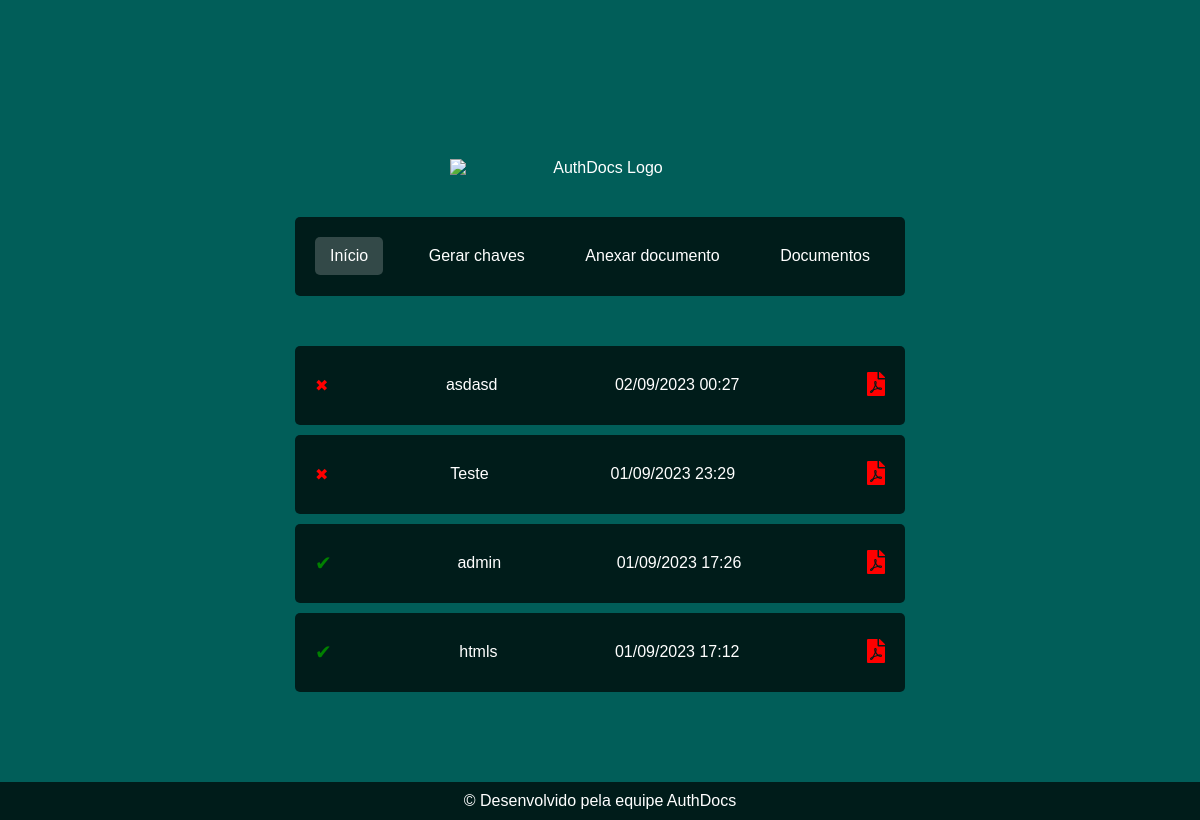
The page /inicio/ (signed in) on the database its author committed.
### funchash/models.py (models this page shows)
class Documento(models.Model):
    usuario = models.ForeignKey(User, on_delete=models.CASCADE)
    nome = models.CharField(max_length=100)
    arquivo = models.FileField(upload_to='documentos/')
    assinatura = models.TextField(null=True, blank=True)
    conteudo_hash = models.BinaryField(null=True, blank=True)
    data_anexo = models.DateTimeField(auto_now_add=True)
    data_assinatura = models.DateTimeField(null=True, blank=True)

### funchash/views.py (the view)
# urls.py: path('inicio/', inicio, name="inicio"),
@login_required
def inicio(request):
    user = request.user
    chave_obj, created = Chaves.objects.get_or_create(user=user)
    if not chave_obj.chave_publica or not chave_obj.chave_privada:
        chaves = gera_chaves()
        chave_obj.chave_publica = chaves['chave_publica']
        chave_obj.chave_privada = chaves['chave_privada']
        chave_obj.save()
    documentos = Documento.objects.all().order_by('-data_anexo')
    user_documentos = Documento.objects.filter(
        Q(usuario=request.user)
    ).order_by('-data_anexo')
    chaves_usuario = Chaves.objects.get(user=request.user)
    if request.method == 'POST':
        form = DocumentoForm(request.POST, request.FILES)
        if form.is_valid():
            documento = form.save(commit=False)
            documento.usuario = request.user
            documento.save()
    else:
        form = DocumentoForm()
    return render(request, template_name='base/inicio.html', context={'documentos':documentos, 'user_documentos': user_documentos, 'chaves_usuario': chaves_usuario, 'form': form})

### funchash/templates/base/Inicio.html (shortened to what this page needs)
<!DOCTYPE html>
<html lang="pt-br">
<head>
    <link rel="stylesheet" href="https://cdnjs.cloudflare.com/ajax/libs/font-awesome/5.15.1/css/all.min.css">
</head>
<body class="center-content">
    <img src="https://i.imgur.com/ZvEgmfo.png" alt="AuthDocs Logo" class="logo">
    <div class="menu">
        <a href="#" id="inicio" class="active">Início</a>
        <a href="#" id="gerarChaves">Gerar chaves</a>
        <a href="#" id="assinarDocumento">Anexar documento</a>
        <a href="#" id="documentos">Documentos</a>
    </div>
    <div class="content">
        <div class="inicio-content">
            <div class="documents">
              {% if documentos %}
              {% for documento in documentos %}
                {% if documento.data_assinatura != None %}
                  <div class="document">
                      <span class="verified-icon">&#x2714;</span>
                      <span>{{documento.nome}}</span>
                      <span>{{documento.data_anexo|date:"d/m/Y H:i"}}</span>
                      <a href="#" class="pdf-icon" title="Download PDF"><i class="fas fa-file-pdf"></i></a>
                  </div>
                {% else %}
                  <div class="document">
                    <span class="unverified-icon" style="color: red;">&#10006;</span>
                    <span>{{documento.nome}}</span>
                    <span>{{documento.data_anexo|date:"d/m/Y H:i"}}</span>
                    <a href="#" class="pdf-icon" title="Download PDF"><i class="fas fa-file-pdf"></i></a>
                  </div>
                {% endif %}
              {% endfor %}
              {% else %}
            <div class="document">
              <span class="unverified-icon" style="color: red;">&#10006;</span>
              <span>Ainda não existe nenhum documento</span>
              <a href="#" class="pdf-icon" title="Download PDF"><i class="fas fa-file-pdf"></i></a>
            </div>
            {% endif %}
            </div>
        </div>
    </div>
    <footer>
        &copy; Desenvolvido pela equipe AuthDocs
    </footer>
</body>
</html>

### funchash/templates/base/Inicio.html (style rules this page uses)
body { font-family: Arial, sans-serif; text-align: center; margin: 0; background-color: #015e59; color: white; display: flex; justify-content: flex-start; align-items: center; height: 100vh; flex-direction: column; padding-top: 20px; }
img.logo { width: 300px; display: block; margin: 20px auto; }
.menu, .key-menu { display: flex; justify-content: space-between; align-items: center; gap: 20px; margin-top: 20px; background-color: rgba(0, 0, 0, 0.7); padding: 10px 20px; border-radius: 5px; width: 570px; height: 59px; }
.menu a, .key-menu a { color: white; text-decoration: none; padding: 10px 15px; border-radius: 5px; transition: background-color 0.3s; }
.menu a:hover, .menu a.active, .key-menu a:hover, .key-menu a.active { background-color: rgba(255, 255, 255, 0.2); }
.documents { display: flex; flex-direction: column; margin-top: 50px; align-items: center; width: 570px; max-width: 570px; }
.document { display: flex; justify-content: space-between; align-items: center; background-color: rgba(0, 0, 0, 0.7); padding: 10px 20px; border-radius: 5px; margin-bottom: 10px; width: 570px; height: 59px; }
.verified-icon { color: green; margin-right: 10px; font-size: 20px; }
.pdf-icon { color: red; margin-left: 10px; font-size: 24px; transition: color 0.3s; }
footer { position: fixed; bottom: 0; width: 100%; text-align: center; padding: 10px 0; background-color: rgba(0, 0, 0, 0.7); }
.center-content { display: flex; justify-content: center; align-items: center; flex-direction: column; height: 100vh; }

### rows shown on the page
Documento: nome "asdasd", data_anexo "02/09/2023 00:27"
Documento: nome "Teste", data_anexo "01/09/2023 23:29"
Documento: nome "admin", data_anexo "01/09/2023 17:26"
Documento: nome "htmls", data_anexo "01/09/2023 17:12"
